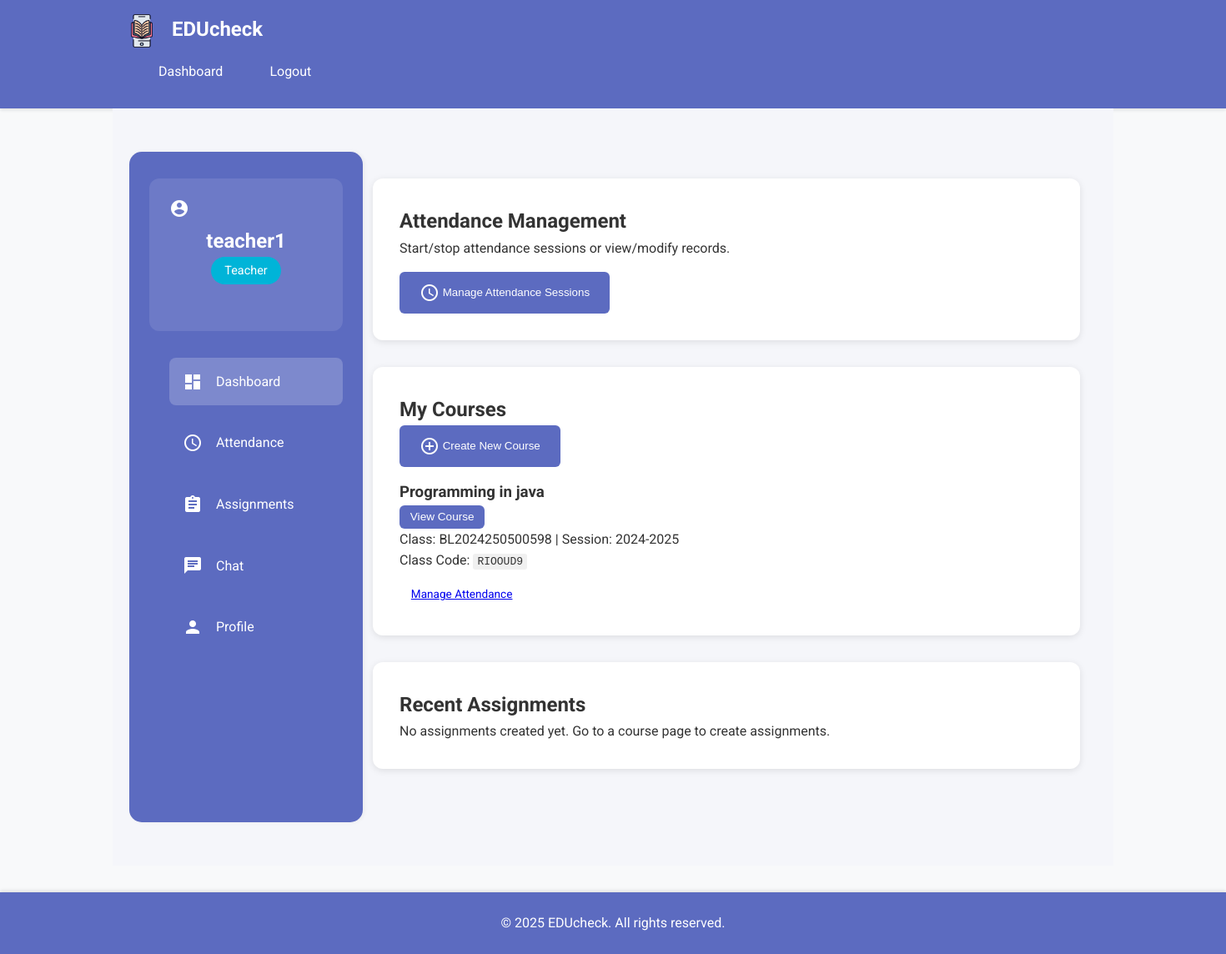
Screenshot of /teacher/dashboard (signed in) with the database file from the repository.
### app/models/user.py (models this page shows, shortened)
class User(UserMixin, db.Model):
    __tablename__ = 'users'
    id = db.Column(db.Integer, primary_key=True)
    username = db.Column(db.String(64), index=True, unique=True)
    email = db.Column(db.String(120), index=True, unique=True)
    password_hash = db.Column(db.String(128))
    role = db.Column(db.String(20))  # student, teacher, admin
    face_encoding = db.Column(db.LargeBinary)
    created_at = db.Column(db.DateTime, default=datetime.utcnow)
    assignments = db.relationship('AssignmentSubmission', backref='student', lazy='dynamic')
    sent_messages = db.relationship('ChatMessage',
                                    foreign_keys='ChatMessage.sender_id',
                                    backref='message_sender',
                                    lazy='dynamic')
    received_messages = db.relationship('ChatMessage',
                                        foreign_keys='ChatMessage.receiver_id',
                                        backref='message_receiver',
                                        lazy='dynamic')
    attendance_records = db.relationship('Attendance', backref='student', lazy='dynamic')

### app/models/course.py (models this page shows, shortened)
class Course(db.Model):
    id = db.Column(db.Integer, primary_key=True)
    name = db.Column(db.String(100), nullable=False)
    class_number = db.Column(db.String(20), nullable=False)
    session = db.Column(db.String(20), nullable=False)
    semester = db.Column(db.String(20), nullable=False)
    class_code = db.Column(db.String(8), unique=True, nullable=False)
    meet_code = db.Column(db.String(50))
    teacher_id = db.Column(db.Integer, db.ForeignKey('users.id'))
    created_at = db.Column(db.DateTime, default=datetime.utcnow)
    teacher = db.relationship('User', foreign_keys=[teacher_id], backref='teaching_courses') # Changed backref from 'courses'

### app/routes/teacher_routes.py (the view)
@bp.route('/dashboard')
@login_required
@role_required('teacher')
def teacher_dashboard():
    courses = Course.query.filter_by(teacher_id=current_user.id).all()
    assignments = Assignment.query.filter_by(teacher_id=current_user.id).order_by(Assignment.created_at.desc()).limit(5).all()
    return render_template('dashboards/teacher_dash.html',
                         title='Teacher Dashboard',
                         courses=courses,
                         assignments=assignments)

### app/__init__.py (called while the page is built)
@login.user_loader
def load_user(id):
    from app.models import User
    return User.query.get(int(id))

### app/templates/dashboards/teacher_dash.html (shortened to what this page needs)
{% extends "base.html" %}
{% block content %}
<div class="dashboard-container">
    <aside class="sidebar">
        <div class="user-card">
            <div class="avatar">
                {% if current_user.profile_pic %}
                    <img src="{{ url_for('static', filename='uploads/' + current_user.profile_pic) }}" alt="Profile Picture">
                {% else %}
                    <span class="material-icons">account_circle</span>
                {% endif %}
            </div>
            <div class="user-info">
                <h2>{{ current_user.username }}</h2>
                <p class="role-badge">Teacher</p>
            </div>
        </div>
        <nav class="dashboard-nav">
            <a href="{{ url_for('teacher_routes.teacher_dashboard') }}" class="nav-item {% if request.endpoint == 'teacher_routes.teacher_dashboard' %}active{% endif %}">
                <span class="material-icons">dashboard</span> Dashboard
            </a>
            <a href="{{ url_for('teacher_routes.manage_attendance') }}" class="nav-item {% if request.endpoint == 'teacher_routes.manage_attendance' %}active{% endif %}">
                <span class="material-icons">schedule</span> Attendance
            </a>
            <a href="#assignments" class="nav-item">
                <span class="material-icons">assignment</span> Assignments
            </a>
            <a href="{{ url_for('chat_routes.chat_interface') }}" class="nav-item {% if request.endpoint.startswith('chat_routes.') %}active{% endif %}">
                <span class="material-icons">chat</span> Chat
            </a>
            <a href="{{ url_for('teacher_routes.profile') }}" class="nav-item {% if request.endpoint == 'teacher_routes.profile' %}active{% endif %}">
                <span class="material-icons">person</span> Profile
            </a>
        </nav>
    </aside>
    <main class="main-content">
        <div class="dashboard-section">
            <h2>Attendance Management</h2>
            <p>Start/stop attendance sessions or view/modify records.</p>
            <div class="attendance-actions" style="margin-top: 1rem;">
                <button class="btn-primary" onclick="location.href='{{ url_for('teacher_routes.manage_attendance') }}'">
                    <span class="material-icons" style="vertical-align: middle;">schedule</span> Manage Attendance Sessions
                </button>
            </div>
        </div>
        <div class="dashboard-section">
            <h2>My Courses</h2>
            <div class="course-actions" style="margin-bottom: 1rem;">
                <button class="btn-primary" onclick="location.href='{{ url_for('teacher_routes.create_course') }}'">
                    <span class="material-icons" style="vertical-align: middle;">add_circle_outline</span> Create New Course
                </button>
            </div>
            <div class="courses-list">
                {% if courses %}
                    {% for course in courses %}
                    <div class="course-card">
                        <div class="course-card-header">
                            <h3>{{ course.name }}</h3>
                            <button class="btn-primary" style="padding: 0.4rem 0.8rem; font-size: 0.85rem;" onclick="location.href='{{ url_for('teacher_routes.course_page', course_id=course.id) }}'">
                                View Course
                            </button>
                        </div>
                        <p>Class: {{ course.class_number }} | Session: {{ course.session }}</p>
                        <p>Class Code: <span style="font-family: monospace; background-color: #f0f0f0; padding: 2px 5px; border-radius: 3px;">{{ course.class_code }}</span></p>
                         <a href="{{ url_for('teacher_routes.manage_attendance') }}" class="btn btn-secondary" style="margin-top: 10px; padding: 0.4rem 0.8rem; font-size: 0.85rem;">Manage Attendance</a>
                    </div>
                    {% endfor %}
                {% else %}
                    <p>No courses created yet.</p>
                {% endif %}
            </div>
        </div>
        <div class="dashboard-section">
            <h2>Recent Assignments</h2>
            <div class="assignments-list">
                {% if assignments %}
                    {% for assignment in assignments | sort(attribute='created_at', reverse=True) | list | slice(0, 5) %}
                    <div class="assignment-card">
                        <h3>{{ assignment.title }}</h3>
                        <p>Course: {{ assignment.course.name }}</p>
                        <p>Due: {{ assignment.due_date.strftime('%Y-%m-%d %H:%M') if assignment.due_date else 'N/A' }}</p>
                        <a href="{{ url_for('teacher_routes.course_page', course_id=assignment.course_id) }}#assignments" class="btn btn-secondary" style="padding: 0.4rem 0.8rem; font-size: 0.85rem;">View Details</a>
                    </div>
                    {% endfor %}
                     {% if assignments|length > 5 %}
                        <p style="text-align: center; margin-top: 1rem;"><a href="#">View All Assignments</a></p>
                     {% endif %}
                {% else %}
                    <p>No assignments created yet. Go to a course page to create assignments.</p>
                {% endif %}
            </div>
        </div>
    </main>
</div>
{% endblock %}

### app/static/css/main.css (style rules this page uses)
:root { --primary-color: #4285f4; --secondary-color: #34a853; --background: #f8f9fa; }
body { font-family: 'Roboto', sans-serif; background: var(--background); }
.dashboard-container { display: grid; grid-template-columns: 250px 1fr; min-height: 100vh; }
.sidebar { background: #1a1a2e; padding: 2rem; color: white; }
.user-info { text-align: center; margin-bottom: 2rem; }
.role-badge { background: #00b4d8; color: white; padding: 0.3rem 1rem; border-radius: 20px; display: inline-block; font-size: 0.9rem; }
.dashboard-nav { display: flex; flex-direction: column; gap: 1rem; }
.nav-item { color: white; padding: 1rem; border-radius: 8px; display: flex; align-items: center; gap: 1rem; transition: background 0.3s ease; }
.main-content { padding: 2rem; background: #f5f6fa; }
.dashboard-section { background: white; padding: 2rem; border-radius: 12px; margin-bottom: 2rem; box-shadow: 0 2px 8px rgba(0,0,0,0.1); }
.btn-primary { background: #00b4d8; color: white; padding: 0.8rem 1.5rem; border: none; border-radius: 6px; cursor: pointer; transition: transform 0.2s ease; }
.dashboard-container { display: grid; grid-template-columns: 280px 1fr; min-height: calc(100vh - 140px); background-color: #f5f6fa; gap: 2rem; position: relative; margin-top: 20px; margin-bottom: 20px; }
.sidebar { background-color: #5c6bc0; padding: 2rem 1.5rem; box-shadow: 2px 0 5px rgba(0, 0, 0, 0.05); min-height: calc(100vh - 140px); width: 280px; border-radius: 15px; color: white; margin-left: 20px; position: relative; }
.dashboard-container::before { content: ''; position: absolute; top: -20px; left: 0; width: 320px; height: calc(100% + 40px); background-color: #5c6bc0; z-index: -1; }
.user-card { background: rgba(255, 255, 255, 0.15); border-radius: 12px; padding: 1.5rem; margin-bottom: 2rem; }
.nav-item.active { background: rgba(255, 255, 255, 0.3); }
.main-content { padding: 2rem 3rem; width: calc(100% - 40px); max-width: 1200px; margin-right: 20px; }
.dashboard-container::before { content: ''; position: absolute; top: -20px; left: 0; width: 320px; height: calc(100% + 40px); background-color: #1a1f36; z-index: -1; }
.nav-item { color: #ffffff; padding: 1rem; border-radius: 8px; display: flex; align-items: center; gap: 1rem; transition: background 0.3s ease; text-decoration: none; }
.nav-item.active { background: rgba(255, 255, 255, 0.2); }
.user-card { background: rgba(255, 255, 255, 0.1); border-radius: 12px; padding: 1.5rem; margin-bottom: 2rem; }
* { margin: 0; padding: 0; box-sizing: border-box; }
body { font-family: 'Roboto', 'Segoe UI', Arial, sans-serif; line-height: 1.6; color: #333; background-color: #f8f9fa; }
.nav-item { margin-left: 1.5rem; }
.main-content { padding: 2rem 0; }
.btn { display: inline-block; font-weight: 400; text-align: center; white-space: nowrap; vertical-align: middle; user-select: none; border: 1px solid transparent; padding: 0.375rem 0.75rem; font-size: 1rem; line-height: 1.5; border-radius: 0.25rem; transition: all 0.15s ease-in-out; cursor: pointer; }
.btn-primary { color: #fff; background-color: #5c6bc0; border-color: #5c6bc0; }

### rows the page displays
User: username "teacher1"
Course: name "Programming in java", class_number "BL2024250500598", session "2024-2025", class_code "RIOOUD9"
